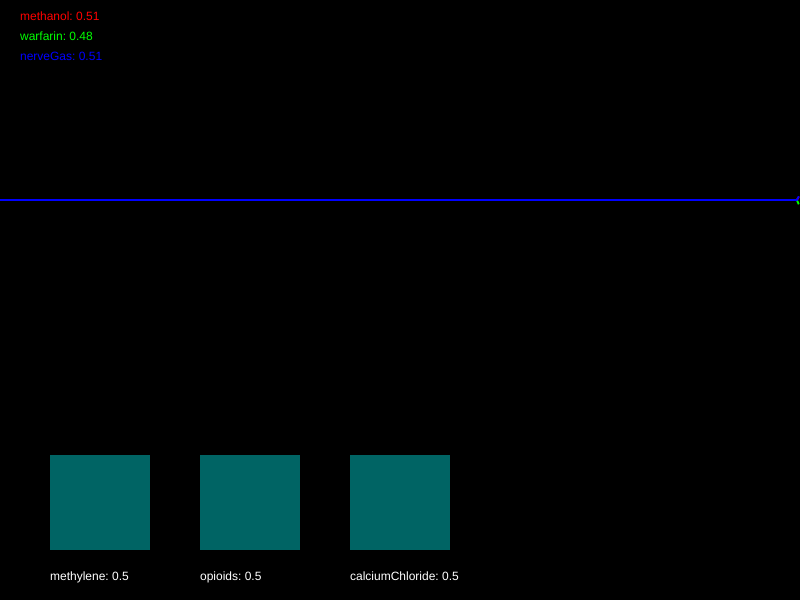
Frame 1 (no input)
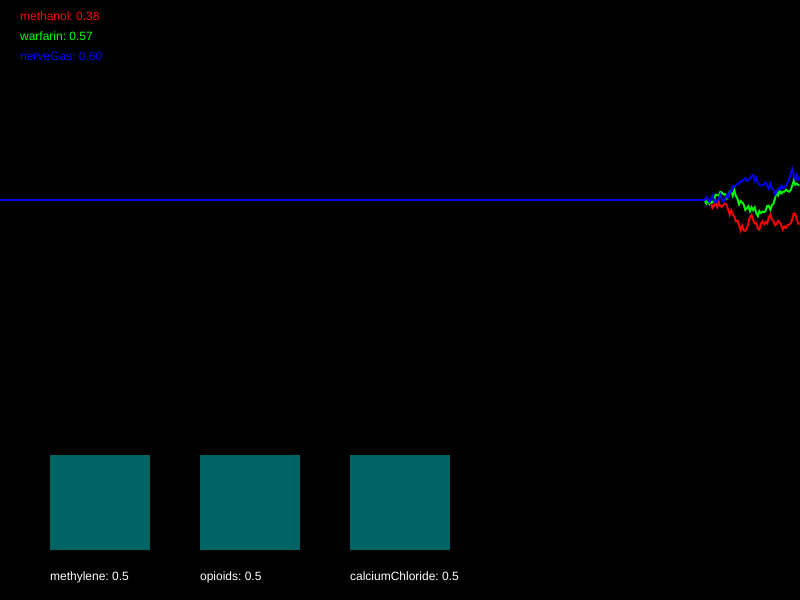
Frame 60 (no input)
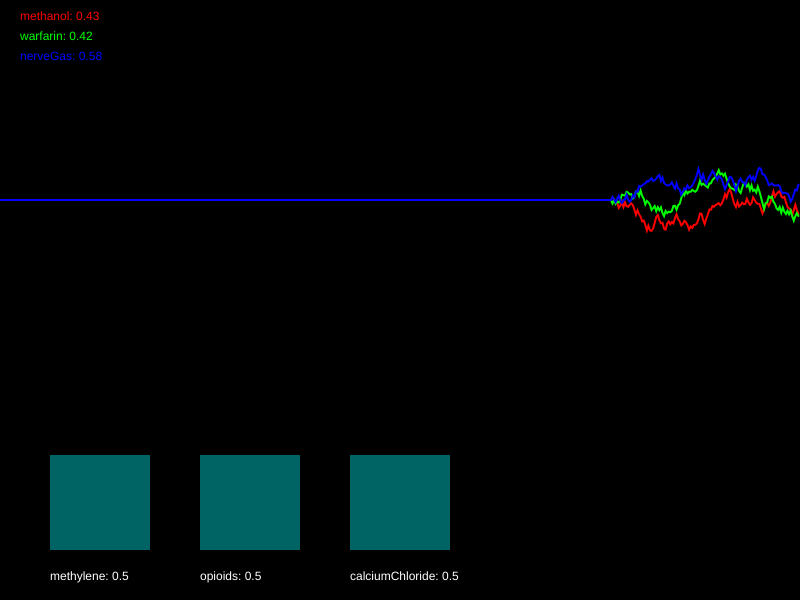
Frame 120 (the mouse pressed at the canvas centre since frame 60)

The p5.js sketch that drew these frames (run headless with seeded random() and noise() and a simulated clock; from frame 60 on, the mouse is pressed at the canvas centre):

// p5.js sketch
// ── sketch.js
/*

Officer: 9645752
CaseNum: 401-0-31270074-9645752

Case 401 - The Case of Norbert's Weiner Stand
Stage 1 - Noxious Weiner

Console city has been plunged into chaos. The notorious poisoner Norbert has struck the
population down with a potent poison. Word has it that he is smuggling his venomous filth
via a streetside weiner stand. Hundreds of people have been affected, and the municipal
water company tells me that their sewers are at full capacity. This is no laughing matter.
I need you to head down to our lab and work on an antidote.

You must develop the antidote by using conditional statements in the draw loop to
do the following:


You must develop the antidote by using conditional statements in the draw loop to
do the following.

	- When methanol dips below 0.26, reduce methylene by 0.01
	- If nerveGas goes above 0.5, raise methylene by 0.01
	- When nerveGas goes above 0.43, reduce opioids by 0.02
	- When warfarin goes above 0.56, increment opioids by 0.02
	- When methanol dips below 0.28, decrease calciumChloride by 0.04
	- If nerveGas dips below 0.27, increment calciumChloride by 0.02


Your conditional statements should:

consider the following poisons:

	- methanol
	- warfarin
	- nerveGas


and modify the following antidotes:

	- methylene
	- opioids
	- calciumChloride


- There are many ways to complete this task but you should only use the
following commands:

	if(){}
	+=
	-=

*/

//Declare the poison variables
var methanol;
var warfarin;
var nerveGas;


//Declare the antidote variables
var methylene;
var opioids;
var calciumChloride;


//This variable is used for drawing the graph
var graphs;


function setup()
{

	createCanvas(800,600);
	strokeWeight(2);

	//initialise the poisons and antidotes
	methanol = 0.5;
	warfarin = 0.5;
	nerveGas = 0.5;
	methylene = 0.5;
	opioids = 0.5;
	calciumChloride = 0.5;


	//fills the graph with empty values
	graphs = [];

	for(var i = 0; i < 3; i++)
	{
		graphs.push([]);
		for(var j = 0; j < 512; j++)
		{
			graphs[i].push(0.5);
		}
	}

}

function draw()
{

	//Develop the antidote below
	//Write conditional statements to change the amount of each substance ...




	//////////////////////////////////////////////////////

	//the code below generates new values using random numbers

	/*
		For testing, you might want to temporarily comment out
		these lines and set the same variables to constant values
		instead.
	*/

	methanol = nextValue(graphs[0],methanol);
	warfarin = nextValue(graphs[1],warfarin);
	nerveGas = nextValue(graphs[2],nerveGas);


	methylene = constrain(methylene, 0, 1);
	opioids = constrain(opioids, 0, 1);
	calciumChloride = constrain(calciumChloride, 0, 1);


	///////// DO NOT CHANGE THE CODE BELOW ///////////

	//drawing code

	// set background
	background(0);
	noFill();

	//draw the graphs for the vitals
	var colors = [
	color(255, 0, 0),
	color(0, 255, 0),
	color(0, 0, 255),
	color(255, 0, 255),
	color(255, 255, 0),
	color(0, 255, 255)
	];

	for(var i = 0; i < graphs.length; i++)
	{
		stroke(colors[i]);
		drawGraph(graphs[i]);
	}

	//draw the poisons as text
	noStroke();
	fill(colors[0]);
	text('methanol: ' + nf(methanol,1,2), 20,20);
	fill(colors[1]);
	text('warfarin: ' + nf(warfarin,1,2), 20,40);
	fill(colors[2]);
	text('nerveGas: ' + nf(nerveGas,1,2), 20,60);


	//draw the antidotes bar chart
	drawBar(methylene,50,'methylene');
	drawBar(opioids,200,'opioids');
	drawBar(calciumChloride,350,'calciumChloride');


}

function nextValue(graph, val)
{
	//gets the next value for a vital and puts it in an array for drawing
	var delta = random(-0.03,0.03);

	val += delta;
	if(val > 1 || val < 0)
	{
		delta *= -1;
		val += delta * 2;
	}

	graph.push(val)
	graph.shift();
	return val;
}

function drawGraph(graph)
{
	//draws an array as a graph
	beginShape();
	for(var i = 0; i < graph.length; i++)
	{
			vertex(width * i/512, height * 0.5 - graph[i]* height/3)
	}
	endShape();
}


function drawBar(val, x, name)
{
	//draws the bars for bar chart
    noStroke();
    fill(0,100,100);
	var mh = height * 0.4 - 50;
	rect(x,(height - 50) - val*mh, 100, val*mh);
    fill(255);
	text(name + ": " + val, x, height - 20);
}
